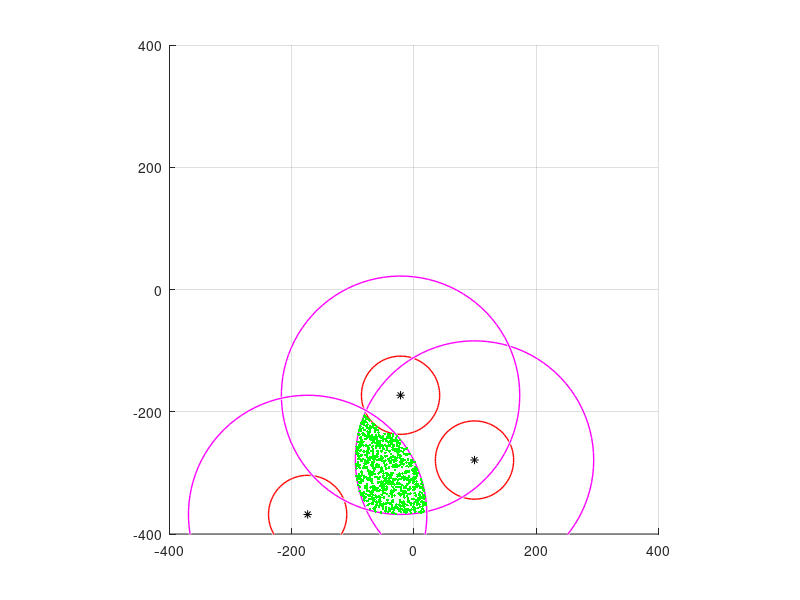

MATLAB code for this plot:
clear all
close all

x_min = -400; x_max = -x_min;
y_min = -400; y_max = -y_min;
r_min = 64;
r_max = 195;

figure
axis([x_min  x_max y_min y_max])
axis equal
hold on
grid on

good_places = false;
while ~good_places
    P_1 = [randi([x_min,x_max]),randi([y_min,y_max])];
    P_2 = [randi([x_min,x_max]),randi([y_min,y_max])];
    P_3 = [randi([x_min,x_max]),randi([y_min,y_max])];
    
    if pdist([P_1;P_2])<2*r_max && pdist([P_2;P_3])<2*r_max && pdist([P_1;P_3])<2*r_max
        good_places = true;
    end
end
Points = [P_1;P_2;P_3];

plot(Points(:,1),Points(:,2),'*k')

Inner_Circ_1 = viscircles(P_1,r_min,'LineWidth',1,'LineStyle','-','Color','r');
Inner_Circ_2 = viscircles(P_2,r_min,'LineWidth',1,'LineStyle','-','Color','r');
Inner_Circ_3 = viscircles(P_3,r_min,'LineWidth',1,'LineStyle','-','Color','r');

Outer_Circ_1 = viscircles(P_1,r_max,'LineWidth',1,'LineStyle','-','Color','m');
Outer_Circ_2 = viscircles(P_2,r_max,'LineWidth',1,'LineStyle','-','Color','m');
Outer_Circ_3 = viscircles(P_3,r_max,'LineWidth',1,'LineStyle','-','Color','m');

List_Of_Good_Points = [];
for ii=1:10000
    point = [randi([P_1(1)-r_max,P_1(1)+r_max]),randi([P_1(2)-r_max,P_1(2)+r_max])];
    r1 = pdist([P_1;point]);
    if r1>r_max || r1<r_min
        continue
    end
    r2 = pdist([P_2;point]);
    if r2>r_max || r2<r_min
        continue
    end
    r3 = pdist([P_3;point]);
    if r3>r_max || r3<r_min
        continue
    end
    List_Of_Good_Points(end+1,:) = point;
end
plot(List_Of_Good_Points(:,1),List_Of_Good_Points(:,2),'.b')

List_Of_Very_Good_Points = [];
for ii=1:length(List_Of_Good_Points)
    point = List_Of_Good_Points(ii,:);
    
    V1 = P_1 - point;
    V2 = P_2 - point;
    V3 = P_3 - point;
    
    theta12 = acos(min(1,max(-1, V1(:).' * V2(:) / norm(V1) / norm(V2) )));
    theta13 = acos(min(1,max(-1, V1(:).' * V3(:) / norm(V1) / norm(V3) )));
    theta23 = acos(min(1,max(-1, V2(:).' * V3(:) / norm(V2) / norm(V3) )));
    
    
    if min([theta12,theta13,theta23])>deg2rad(45)
        List_Of_Very_Good_Points(end+1,:)=point;
    end
end
hold on
if ~isempty(List_Of_Very_Good_Points)
    plot(List_Of_Very_Good_Points(:,1),List_Of_Very_Good_Points(:,2),'.g')
end
